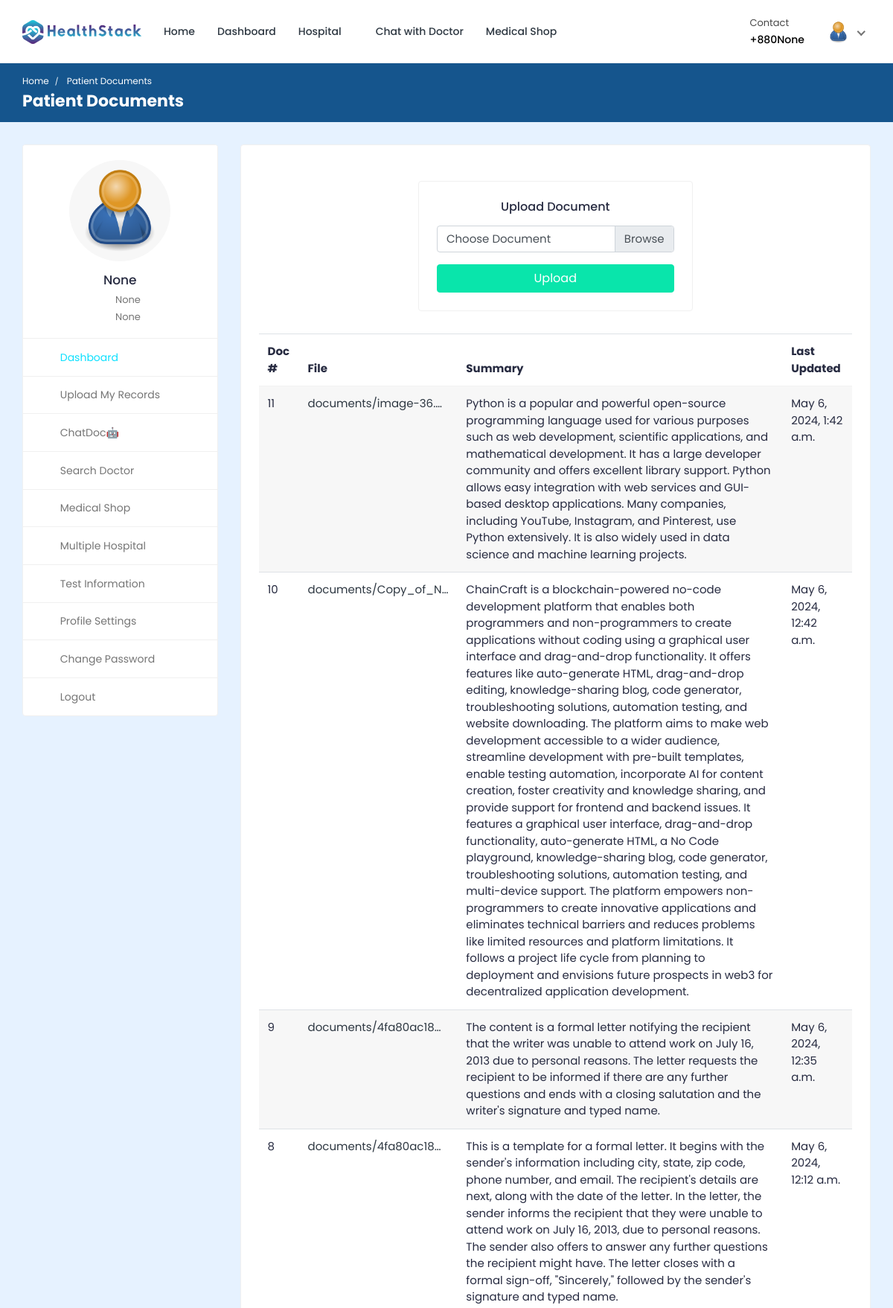
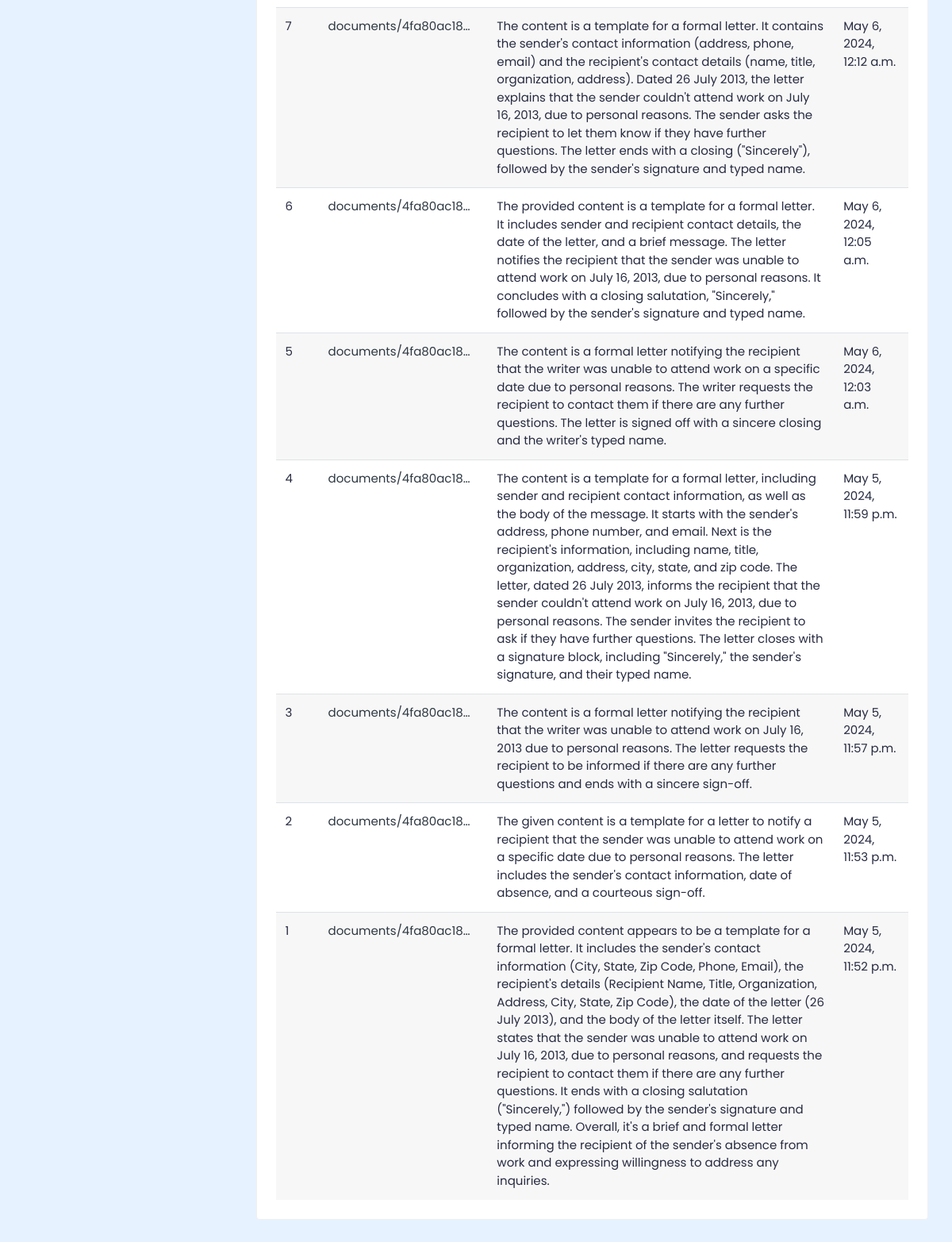
Screenshot of /file_to_txt (signed in, upper part) with the database file from the repository (2 pictures, top to bottom).
### hospital/models.py (models this page shows, shortened)
class Patient(models.Model):
    patient_id = models.AutoField(primary_key=True)
    user = models.OneToOneField(User, on_delete=models.CASCADE, null=True, blank=True, related_name='patient')
    name = models.CharField(max_length=200, null=True, blank=True)
    username = models.CharField(max_length=200, null=True, blank=True)
    age = models.IntegerField(null=True, blank=True)
    email = models.EmailField(max_length=200, null=True, blank=True)
    phone_number = models.IntegerField(null=True, blank=True)
    address = models.CharField(max_length=200, null=True, blank=True)
    featured_image = models.ImageField(upload_to='patients/', default='patients/user-default.png', null=True, blank=True)
    blood_group = models.CharField(max_length=200, null=True, blank=True)
    history = models.CharField(max_length=200, null=True, blank=True)
    dob = models.CharField(max_length=200, null=True, blank=True)
    nid = models.CharField(max_length=200, null=True, blank=True)
    serial_number = models.CharField(max_length=200, null=True, blank=True)
    login_status = models.CharField(max_length=200, null=True, blank=True, default="offline")

class PatientDocument(models.Model):
    id = models.AutoField(primary_key=True)
    user = models.ForeignKey(User, on_delete=models.CASCADE)
    file = models.FileField(upload_to='documents/')
    file_content = models.TextField(blank=True)
    summary = models.TextField(blank=True)
    last_updated_file = models.DateTimeField(auto_now=True)

### hospital/Routes/Ocr.py (the view)
# urls.py: path('file_to_txt', upload_image_view, name='file_to_txt'),
@csrf_exempt
def upload_image_view(request):
    if request.method == 'POST' and request.FILES['document']:
        uploaded_file = request.FILES['document']
        if is_valid_image(uploaded_file):
            extracted_text = extract_text_from_image(uploaded_file)
        else:
            extracted_text = extract_text_from_pdf(uploaded_file)
        summary = generate_summary(extracted_text)
        updated_doc = PatientDocument.objects.create(user=request.user, file=uploaded_file, file_content=extracted_text, summary=summary)
        req_data = f"['text content':'{extracted_text}', 'document id': {updated_doc.id},'summary': '{summary}', date:{updated_doc.last_updated_file}'']"
        handle_conversation(request, req_data)
        patient = Patient.objects.get(user=request.user)
        doc_items = PatientDocument.objects.filter(user = request.user)[::-1]
        context = {'patient': patient, "doc": doc_items}
        return render(request, 'OCR_Ai/get_file.html',context)
    else:
        patient = Patient.objects.get(user=request.user)
        doc_items = PatientDocument.objects.filter(user = request.user)[::-1]
        context = {'patient': patient, "doc": doc_items}
        return render(request, 'OCR_Ai/get_file.html',context)

### templates/OCR_Ai/get_file.html (shortened to what this page needs)
{% load static %}
<!DOCTYPE html>
<html lang="en">
  <head>
    <link
      rel="stylesheet"
      href="{% static 'MedTech-System/css/Normal/bootstrap.min.css' %}"
    />
    <link
      rel="stylesheet"
      href="{% static 'MedTech-System/plugins/Normal/fontawesome/css/fontawesome.min.css' %}"
    />
    <link
      rel="stylesheet"
      href="{% static 'MedTech-System/plugins/Normal/fontawesome/css/all.min.css' %}"
    />
    <link
      rel="stylesheet"
      href="{% static 'MedTech-System/css/Normal/style.css' %}"
    />
  </head>
  <body>
    <div class="main-wrapper">
      <header class="header">{% include 'patient_navbar.html' %}</header>
      <div class="breadcrumb-bar">
        <div class="container-fluid">
          <div class="row align-items-center">
            <div class="col-md-12 col-12">
              <nav aria-label="breadcrumb" class="page-breadcrumb">
                <ol class="breadcrumb">
                  <li class="breadcrumb-item">
                    <a href="{% url 'patient-dashboard' %}">Home</a>
                  </li>
                  <li class="breadcrumb-item active" aria-current="page">
                    Patient Documents
                  </li>
                </ol>
              </nav>
              <h2 class="breadcrumb-title">Patient Documents</h2>{% include 'message.html' %}
            </div>
          </div>
        </div>
      </div>
      <div class="content">
        <div class="container-fluid">
          <div class="row">
            <div class="col-md-5 col-lg-4 col-xl-3 theiaStickySidebar">
              <div>{% include 'patient-sidebar.html' %}</div>
            </div>
            <div class="col-md-7 col-lg-8 col-xl-9">
              <div class="card">
                <div class="card-body pt-0">
                    <div class="container mt-5">
                        <div class="row justify-content-center">
                            <div class="col-md-6">
                                <div class="card">
                                    <div class="card-body">
                                        <h5 class="card-title text-center">Upload Document</h5>
                                        <form id="documentForm" enctype="multipart/form-data" action="file_to_txt" method="post">
                                            <div class="custom-file mb-3">
                                                <label class="custom-file-label" for="documentInput">Choose Document</label>
                                            </div>
                                            <button type="submit" class="btn btn-primary btn-block">Upload</button>
                                        </form>
                                    </div>
                                </div>
                            </div>
                        </div>
                    </div>
                    <div class="table-responsive">
                        <table class="table table-striped">
                            <thead>
                                <tr>
                                    <th>Doc #</th>
                                    <th>File</th>
                                    <th>Summary</th>
                                    <th>Last Updated</th>
                                </tr>
                            </thead>
                            <tbody>
                                {% for i in doc %}
                                <tr>
                                    <td>{{ i.id }}</td>
                                    <td><a href="{{ i.file.url }}" class="card-link" title="{{ i.file.name }}">{{ i.file.name | truncatechars:20 }}</a></td>
                                    <td>{{ i.summary }}</td>
                                    <td>{{ i.last_updated_file }}</td>
                                </tr>
                                {% endfor %}
                            </tbody>
                        </table>
                    </div>
                </div>
            </div>
          </div>
        </div>
      </div>
    </div>
  </div>
</body>
</html>

### templates/patient_navbar.html (shortened to what this page needs)
{% load static %}
<nav class="navbar navbar-expand-lg header-nav">
  <div class="navbar-header">
    <a href="{% url 'hospital_home'%}" class="navbar-brand logo">
      <img
        src="{% static 'MedTech-System/images/Normal/logo.jpg' %}"
        class="img-fluid"
        alt="Logo"
      />
    </a>
  </div>
  <div class="main-menu-wrapper">
    <ul class="main-nav">
      <li>
        <a href="{% url 'hospital_home'%}">Home</a>
      </li>
      <li>
        <a href="{% url 'patient-dashboard' %}">Dashboard</a>
      </li>
      <li class="has-submenu">
        <a href="#">Hospital <i class="fas fa-chevron-down"></i></a>
      </li>
      {% if user.is_authenticated and user.is_patient %}
      <li>
        <a href="{% url 'chat-home' pk=user.id %}">Chat with Doctor</a>
      </li>
      {% endif %}
      <li>
        <a href="{% url 'pharmacy_shop' %}">Medical Shop</a>
      </li>
    </ul>
  </div>
  <ul class="nav header-navbar-rht">
    <li class="nav-item contact-item">
      <div class="header-contact-img">
        <i class="far fa-hospital"></i>
      </div>
      <div class="header-contact-detail">
        <p class="contact-header">Contact</p>
        <p class="contact-info-header">+880{{patient.phone_number}}</p>
      </div>
    </li>
    <li class="nav-item dropdown has-arrow logged-item">
      <a href="#" class="dropdown-toggle nav-link" data-toggle="dropdown">
        <span class="user-img">
          <img
            class="rounded-circle"
            src="{{patient.featured_image.url}}"
            width="31"
            alt="Richard Wilson"
          />
        </span>
      </a>
    </li>
  </ul>
</nav>

### templates/patient-sidebar.html
{% load static %}
    <div class="profile-sidebar">
      <div class="widget-profile pro-widget-content">
        <div class="profile-info-widget">
          <a href="#" class="booking-doc-img">
            <img
              src="{{ patient.featured_image.url }}"
              alt="User Image"
            />
          </a>
          <div class="profile-det-info">
            <h3>{{patient.name}}</h3>
            <div class="patient-details">
              <h5>
                <i class="fas fa-birthday-cake"></i> {{ patient.dob }}
              </h5>
              <h5 class="mb-0">
                <i class="fas fa-map-marker-alt"></i>
                {{ patient.address }}
              </h5>
            </div>
          </div>
        </div>
      </div>
      <div class="dashboard-widget">
        <nav class="dashboard-menu sidebar">
          <ul>
            <li class="active">
              <a href="{% url 'patient-dashboard' %}">
                <i class="fas fa-columns"></i>
                <span>Dashboard</span>
              </a>
            </li>
            <li class="nav-item has-submenu">
              <a href="{% url 'file_to_txt' %}">
                <i class="fas fa-book"></i>
                <span>Upload My Records</span>
              </a>
            </li>
            <li class="nav-item has-submenu">
              <a href="{% url 'get_bot_response' %}">
                <i class="fas fa-robot"></i>
                <span>ChatDoc🤖</span>
              </a>
            </li>
            <li class="nav-item has-submenu">
              <a href="{% url 'search' %}">
                <i class="fas fa-user-md"></i>
                <span>Search Doctor</span>
              </a>
            </li>
            <li class="has-submenu">
              <a href="{% url 'pharmacy_shop' %}" class="nav-link">
                <i class="fas fa-capsules"></i>
                <span>Medical Shop</span>
              </a>
            </li>
            <li>
                <a href="{% url 'multiple-hospital' %}">
                  <i class="fas fa-hospital"></i>
                  <span>Multiple Hospital</span>
                </a>
            </li>
            <li>
              <a href="{% url 'doctor-test-list'%}" target="_blank">
                <i class="fas fa-hourglass-start"></i>
                <span>Test Information</span>
              </a>
            </li>
            <li>
              <a href="{% url 'profile-settings' %}">
                <i class="fas fa-user-cog"></i>
                <span>Profile Settings</span>
              </a>
            </li>
            <li>
              <a href="{% url 'change-password' pk=user.id%}">
                <i class="fas fa-lock"></i>
                <span>Change Password</span>
              </a>
            </li>
            <li>
              <a href="{% url 'logout' %}">
                <i class="fas fa-sign-out-alt"></i>
                <span>Logout</span>
              </a>
            </li>
          </ul>
        </nav>
      </div>
    </div>

### rows the page displays
Patient: phone_number "None", featured_image (placeholder picture), name "None", dob "None", address "None"
PatientDocument: id "11", file.name "documents/image-36.…", summary "Python is a popular and powerful open-source programming language used for various purposes such as web development, scientific applications, and mathematical development. It has a large developer community and offers excellent library support. Python allows easy integration with web services and GUI-based desktop applications. Many companies, including YouTube, Instagram, and Pinterest, use Python extensively. It is also widely used in data science and machine learning projects.", last_updated_file "May 6, 2024, 1:42 a.m."
PatientDocument: id "10", file.name "documents/Copy_of_N…", summary "ChainCraft is a blockchain-powered no-code development platform that enables both programmers and non-programmers to create applications without coding using a graphical user interface and drag-and-drop functionality. It offers features like auto-generate HTML, drag-and-drop editing, knowledge-sharing blog, code generator, troubleshooting solutions, automation testing, and website downloading. The platform aims to make web development accessible to a wider audience, streamline development with pre-built templates, enable testing automation, incorporate AI for content creation, foster creativity and knowledge sharing, and provide support for frontend and backend issues. It features a…", last_updated_file "May 6, 2024, 12:42 a.m."
PatientDocument: id "9", file.name "documents/4fa80ac18…", summary "The content is a formal letter notifying the recipient that the writer was unable to attend work on July 16, 2013 due to personal reasons. The letter requests the recipient to be informed if there are any further questions and ends with a closing salutation and the writer's signature and typed name.", last_updated_file "May 6, 2024, 12:35 a.m."
PatientDocument: id "8", file.name "documents/4fa80ac18…", summary "This is a template for a formal letter. It begins with the sender's information including city, state, zip code, phone number, and email. The recipient's details are next, along with the date of the letter. In the letter, the sender informs the recipient that they were unable to attend work on July 16, 2013, due to personal reasons. The sender also offers to answer any further questions the recipient might have. The letter closes with a formal sign-off, \"Sincerely,\" followed by the sender's signature and typed name.", last_updated_file "May 6, 2024, 12:12 a.m."
PatientDocument: id "7", file.name "documents/4fa80ac18…", summary "The content is a template for a formal letter. It contains the sender's contact information (address, phone, email) and the recipient's contact details (name, title, organization, address). Dated 26 July 2013, the letter explains that the sender couldn't attend work on July 16, 2013, due to personal reasons. The sender asks the recipient to let them know if they have further questions. The letter ends with a closing (\"Sincerely\"), followed by the sender's signature and typed name.", last_updated_file "May 6, 2024, 12:12 a.m."
PatientDocument: id "6", file.name "documents/4fa80ac18…", summary "The provided content is a template for a formal letter. It includes sender and recipient contact details, the date of the letter, and a brief message. The letter notifies the recipient that the sender was unable to attend work on July 16, 2013, due to personal reasons. It concludes with a closing salutation, \"Sincerely,\" followed by the sender's signature and typed name.", last_updated_file "May 6, 2024, 12:05 a.m."
PatientDocument: id "5", file.name "documents/4fa80ac18…", summary "The content is a formal letter notifying the recipient that the writer was unable to attend work on a specific date due to personal reasons. The writer requests the recipient to contact them if there are any further questions. The letter is signed off with a sincere closing and the writer's typed name.", last_updated_file "May 6, 2024, 12:03 a.m."
PatientDocument: id "4", file.name "documents/4fa80ac18…", summary "The content is a template for a formal letter, including sender and recipient contact information, as well as the body of the message. It starts with the sender's address, phone number, and email. Next is the recipient's information, including name, title, organization, address, city, state, and zip code. The letter, dated 26 July 2013, informs the recipient that the sender couldn't attend work on July 16, 2013, due to personal reasons. The sender invites the recipient to ask if they have further questions. The letter closes with a signature block, including \"Sincerely,\" the sender's signature, and their typed name.", last_updated_file "May 5, 2024, 11:59 p.m."
PatientDocument: id "3", file.name "documents/4fa80ac18…", summary "The content is a formal letter notifying the recipient that the writer was unable to attend work on July 16, 2013 due to personal reasons. The letter requests the recipient to be informed if there are any further questions and ends with a sincere sign-off.", last_updated_file "May 5, 2024, 11:57 p.m."
PatientDocument: id "2", file.name "documents/4fa80ac18…", summary "The given content is a template for a letter to notify a recipient that the sender was unable to attend work on a specific date due to personal reasons. The letter includes the sender's contact information, date of absence, and a courteous sign-off.", last_updated_file "May 5, 2024, 11:53 p.m."
PatientDocument: id "1", file.name "documents/4fa80ac18…", summary "The provided content appears to be a template for a formal letter. It includes the sender's contact information (City, State, Zip Code, Phone, Email), the recipient's details (Recipient Name, Title, Organization, Address, City, State, Zip Code), the date of the letter (26 July 2013), and the body of the letter itself. The letter states that the sender was unable to attend work on July 16, 2013, due to personal reasons, and requests the recipient to contact them if there are any further questions. It ends with a closing salutation (\"Sincerely,\") followed by the sender's signature and typed name. Overall, it's a brief and formal letter informing the recipient of the sender's absence from work…", last_updated_file "May 5, 2024, 11:52 p.m."
